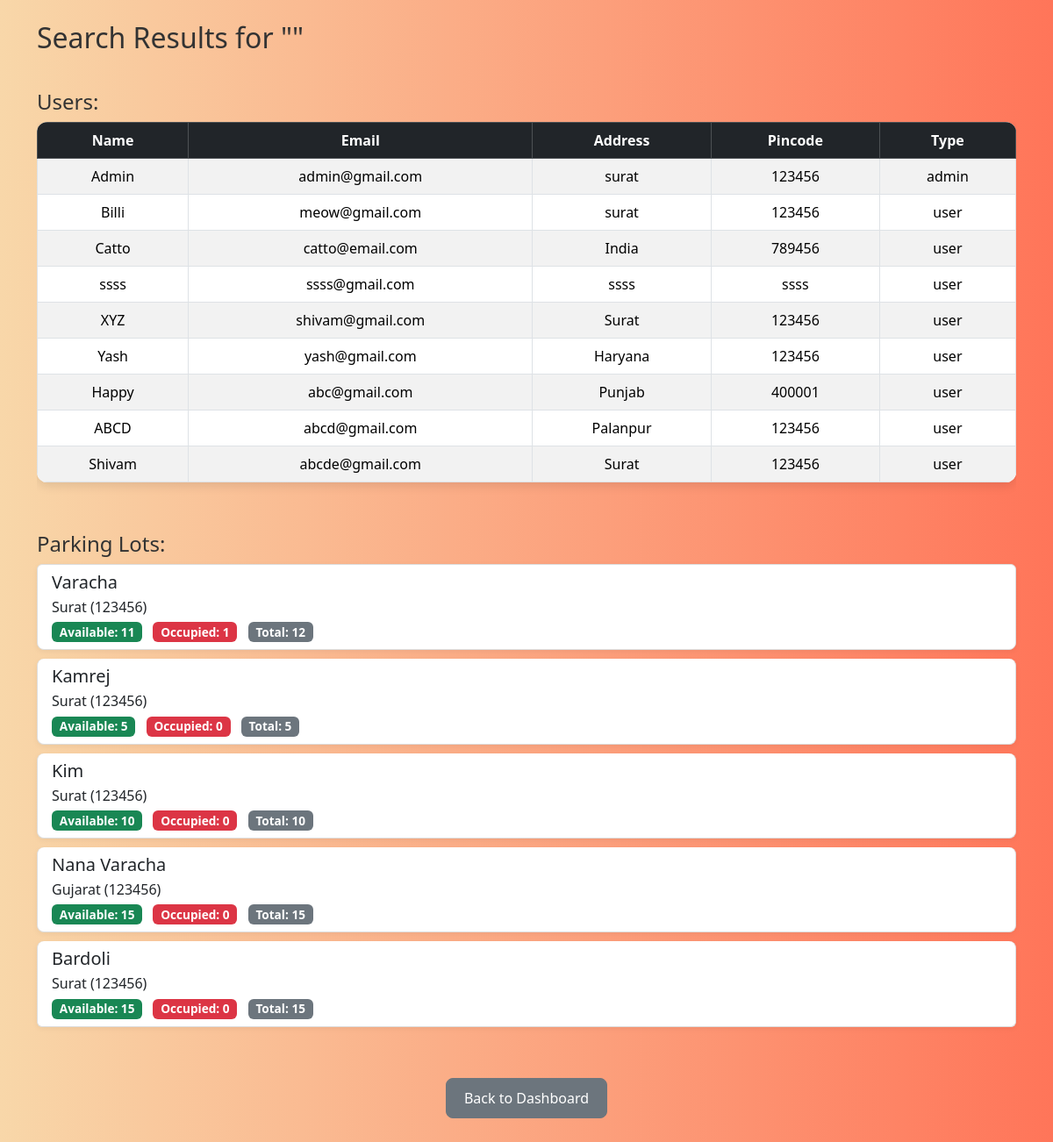
Screenshot of /search with the database file from the repository.
### application/models.py (models this page shows)
class User(db.Model):
    id = db.Column(db.Integer, primary_key=True)
    email = db.Column(db.String(255), unique=True, nullable=False)
    password = db.Column(db.String(), nullable=False)
    name = db.Column(db.String(100), nullable=False)
    address = db.Column(db.Text, nullable=False)
    pincode = db.Column(db.String(6), nullable=False)  # Changed Numeric to String for better compatibility
    type = db.Column(db.String(20), default="user")

class ParkingLot(db.Model):
    id = db.Column(db.Integer, primary_key=True)
    location_name = db.Column(db.String(255), nullable=False)
    address = db.Column(db.Text, nullable=False)
    pincode = db.Column(db.String(6), nullable=False)
    price_per_hour = db.Column(db.Float, nullable=False)
    max_spots = db.Column(db.Integer, nullable=False)
    occupied_spots = db.Column(db.Integer, default=0)
    created_at = db.Column(DateTime, default=datetime.utcnow)
    updated_at = db.Column(DateTime, default=datetime.utcnow, onupdate=datetime.utcnow)
    spots = db.relationship('ParkingSpot', backref='lot', lazy=True)

### application/controller.py (the view)
@app.route("/search")
def search():
    q = request.args.get("query", "").strip()
    user_results = User.query.filter(
        (User.name.ilike(f"%{q}%")) |
        (User.email.ilike(f"%{q}%")) |
        (User.address.ilike(f"%{q}%")) |
        (User.pincode.ilike(f"%{q}%"))
    ).all()
    lot_results = ParkingLot.query.filter(
        (ParkingLot.location_name.ilike(f"%{q}%")) |
        (ParkingLot.address.ilike(f"%{q}%")) |
        (ParkingLot.pincode.ilike(f"%{q}%"))
    ).all()
    return render_template("search_results.html", query=q, user_results=user_results, lot_results=lot_results)

### templates/search_results.html (shortened to what this page needs)
<!DOCTYPE html>
<html lang="en">
<head>
  <link href="https://cdn.jsdelivr.net/npm/bootstrap@5.3.6/dist/css/bootstrap.min.css" rel="stylesheet">
</head>
<body>
  <div class="container mt-4">
    <h2 class="mb-4">Search Results for ""</h2>
    <h4>Users:</h4>
    {% if user_results %}
    <div class="table-responsive">
      <table class="table table-striped table-bordered">
        <thead class="table-dark">
          <tr>
            <th>Name</th>
            <th>Email</th>
            <th>Address</th>
            <th>Pincode</th>
            <th>Type</th>
          </tr>
        </thead>
        <tbody>
          {% for user in user_results %}
          <tr>
            <td>{{ user.name }}</td>
            <td>{{ user.email }}</td>
            <td>{{ user.address }}</td>
            <td>{{ user.pincode }}</td>
            <td>{{ user.type }}</td>
          </tr>
          {% endfor %}
        </tbody>
      </table>
    </div>
    {% else %}
    <p class="text-muted">No users found.</p>
    {% endif %}
    <h4>Parking Lots:</h4>
    {% if lot_results %}
    <ul class="list-group">
      {% for lot in lot_results %}
      <li class="list-group-item">
        <h5 class="mb-1">{{ lot.location_name }}</h5>
        <p class="mb-1">{{ lot.address }} ({{ lot.pincode }})</p>
        <div>
          {% set occupied_count = lot.spots | selectattr('status', 'equalto', 'occupied') | list | length %}
          <span class="badge bg-success">Available: {{ lot.max_spots - occupied_count }}</span>
          <span class="badge bg-danger">Occupied: {{ occupied_count }}</span>
          <span class="badge bg-secondary">Total: {{ lot.max_spots }}</span>
        </div>
      </li>
      {% endfor %}
    </ul>
    {% else %}
    <p class="text-muted">No parking lots found.</p>
    {% endif %}
    <div class="text-center mt-5">
      <a href="/admin_dashboard" class="btn btn-secondary">Back to Dashboard</a>
    </div>
  </div>
</body>
</html>

### templates/search_results.html (style rules this page uses)
body { background: linear-gradient(to right, #f8d7a9, #ff7559); font-family: 'Segoe UI', sans-serif; color: #333; padding-bottom: 50px; }
.table th, .table td { text-align: center; vertical-align: middle; }
.table { border-radius: 12px; overflow: hidden; box-shadow: 0 4px 12px rgba(0,0,0,0.1); background-color: white; }
.list-group-item { background-color: white; border: 1px solid #ddd; border-radius: 8px; margin-bottom: 10px; box-shadow: 0 2px 6px rgba(0,0,0,0.05); }
.badge { font-size: 0.85rem; margin-right: 8px; }
.btn-secondary { padding: 10px 20px; font-weight: 500; border-radius: 8px; }
h4 { margin-top: 40px; }

### rows the page displays
User: name "Admin", email "admin@gmail.com", address "surat", pincode "123456", type "admin"
User: name "Billi", email "meow@gmail.com", address "surat", pincode "123456", type "user"
User: name "Catto", email "catto@email.com", address "India", pincode "789456", type "user"
User: name "ssss", email "ssss@gmail.com", address "ssss", pincode "ssss", type "user"
User: name "XYZ", email "shivam@gmail.com", address "Surat", pincode "123456", type "user"
User: name "Yash", email "yash@gmail.com", address "Haryana", pincode "123456", type "user"
User: name "Happy", email "abc@gmail.com", address "Punjab", pincode "400001", type "user"
User: name "ABCD", email "abcd@gmail.com", address "Palanpur", pincode "123456", type "user"
User: name "Shivam", email "abcde@gmail.com", address "Surat", pincode "123456", type "user"
ParkingLot: location_name "Varacha", address "Surat", pincode "123456", lot.max_spots-occupied_count "11", occupied_count "1", max_spots "12"
ParkingLot: location_name "Kamrej", address "Surat", pincode "123456", lot.max_spots-occupied_count "5", occupied_spots "0", max_spots "5"
ParkingLot: location_name "Kim", address "Surat", pincode "123456", lot.max_spots-occupied_count "10", occupied_spots "0", max_spots "10"
ParkingLot: location_name "Nana Varacha", address "Gujarat", pincode "123456", lot.max_spots-occupied_count "15", occupied_spots "0", max_spots "15"
ParkingLot: location_name "Bardoli", address "Surat", pincode "123456", lot.max_spots-occupied_count "15", occupied_spots "0", max_spots "15"
